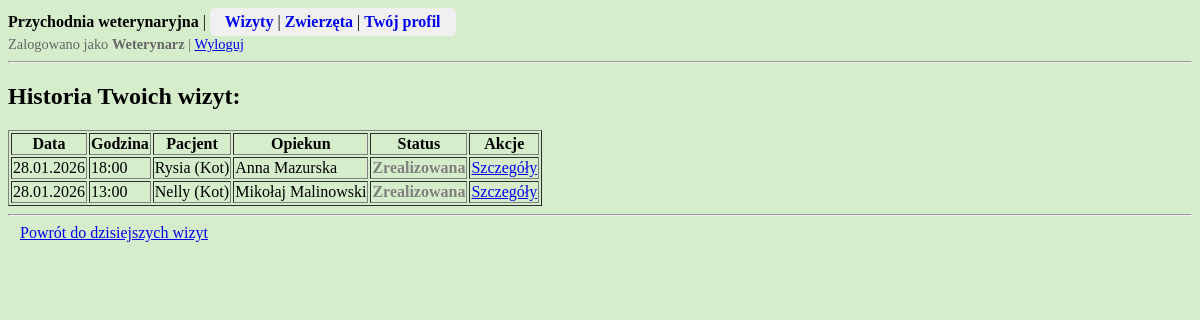
/przychodnia/wizyty/historia/ (signed in), run on the app's committed database.
### przychodnia/models.py (models this page shows, shortened)
class Wizyta(models.Model):
    zwierze = models.ForeignKey(Zwierze, on_delete = models.SET_NULL, null=True)
    weterynarz = models.ForeignKey(Weterynarz, on_delete = models.PROTECT)
    data_wizyty = models.DateField()
    godzina_wizyty = models.TimeField()
    status = models.IntegerField(choices = STATUS_WIZYTA.choices, default = STATUS_WIZYTA.Zaplanowana)
    notatka = models.TextField(blank = True)  # obowiązkowa dopiero po zrealizowaniu wizyty
    class Meta:
        verbose_name_plural = "Wizyty"
        ordering = ['data_wizyty', 'godzina_wizyty', 'status']

class Zwierze(models.Model):
    imie = models.CharField(max_length = 50)
    opiekun = models.ForeignKey(Opiekun, on_delete = models.CASCADE)
    gatunek = models.IntegerField(choices = GATUNEK.choices)
    plec = models.IntegerField(choices = PLEC_ZWIERZE.choices)
    data_urodzenia = models.DateField(blank = True, null = True)  # opcjonalnie
    data_dodania = models.DateTimeField(auto_now_add = True, editable = False)
    class Meta:
        verbose_name_plural = "Zwierzeta"
        ordering = ['opiekun__nazwisko', 'gatunek', 'imie']

class Opiekun(models.Model):
    user = models.OneToOneField(User, on_delete=models.CASCADE)  # polaczenie profilu opiekuna z kontem uzytkownika User
    imie = models.CharField(max_length = 50)
    nazwisko = models.CharField(max_length = 100)
    plec = models.IntegerField(choices = PLEC_OSOBA.choices, default = PLEC_OSOBA.Inna)
    data_dodania = models.DateTimeField(auto_now_add = True, editable = False)
    class Meta:
        verbose_name_plural = "Opiekunowie"
        ordering = ['nazwisko', 'imie']

### przychodnia/views.py (the view)
# urls.py: path('wizyty/historia/', views.historia_wizyt, name='historia-wizyt'),
@login_required
@opiekun_or_weterynarz_required
def historia_wizyt(request):
    user = request.user
    if hasattr(user, "opiekun"):
        wizyty = Wizyta.objects.filter(
            zwierze__opiekun=user.opiekun,  # opiekun: tylko zrealizowane wizyty swoich zwierząt
            status=STATUS_WIZYTA.Zrealizowana
        ).order_by('-data_wizyty', '-godzina_wizyty')
    elif hasattr(user, "weterynarz"):
        wizyty = Wizyta.objects.filter(
            weterynarz=user.weterynarz,  # weterynarz: tylko swoje zrealizowane wizyty
            status=STATUS_WIZYTA.Zrealizowana
        ).order_by('-data_wizyty', '-godzina_wizyty')
    return render(request, 'przychodnia/wizyty/historia_wizyt.html', {'wizyty': wizyty})

### przychodnia/permissions.py (called while the page is built)
def opiekun_or_weterynarz_required(view_func):
    @wraps(view_func)
    def wrapper(request, *args, **kwargs):
        if not (hasattr(request.user, 'opiekun') or hasattr(request.user, 'weterynarz')):
            return HttpResponseForbidden()
        return view_func(request, *args, **kwargs)
    return wrapper

### przychodnia/templates/przychodnia/wizyty/historia_wizyt.html (shortened to what this page needs)
{% extends "przychodnia/base.html" %}
{% block content %}
<h2>Historia Twoich wizyt:</h2>
{% if wizyty %}
    <table border="1">
        <tr>
            <th>Data</th>
            <th>Godzina</th>
            <th>Pacjent</th>
            {% if user.weterynarz %}<th>Opiekun</th>{% endif %}
            <th>Status</th>
            <th>Akcje</th>
        </tr>
        {% for wizyta in wizyty %}
        <tr>
            <td>{{ wizyta.data_wizyty|date:"d.m.Y" }}</td>
            <td>{{ wizyta.godzina_wizyty|time:"H:i" }}</td>
            <td>
                {% if wizyta.zwierze %}
                    {{ wizyta.zwierze.imie }} ({{ wizyta.zwierze.get_gatunek_display }})
                {% else %}
                    <span style="color: gray;">[Usunięte zwierzę]</span>
                {% endif %}
            </td>
            {% if user.weterynarz %}
                <td>
                    {% if wizyta.zwierze %}
                        {{ wizyta.zwierze.opiekun.imie }} {{ wizyta.zwierze.opiekun.nazwisko }}
                    {% else %}
                        <span style="color: gray; display: block; text-align: center;">-</span>
                    {% endif %}
                </td>
            {% endif %}
            <td>
                <span class="
                    {% if wizyta.status == 1 %}status-1
                    {% elif wizyta.status == 2 %}status-2
                    {% elif wizyta.status == 3 %}status-3
                    {% endif %}
                    ">
                {{ wizyta.get_status_display }}
                </span>
            </td>
            <td>
                <a href="{% url 'wizyta-detail' pk=wizyta.pk %}">Szczegóły</a>
            </td>
        </tr>
        {% endfor %}
    </table>
{% else %}
    <p>Brak zrealizowanych wizyt.</p>
{% endif %}
<hr>
{% if user.weterynarz %}
<a href="{% url 'dzisiejsze-wizyty' %}" style="padding: 6px 12px;">
    Powrót do dzisiejszych wizyt
</a>
{% endif %}
{% endblock %}

### przychodnia/static/css/przychodnia.css (style rules this page uses)
body { background-color: rgb(213, 237, 202); }

### przychodnia/templates/przychodnia/base.html (style rules this page uses)
.status-2 { color: gray; font-weight: bold; }

### data on the page
Wizyta: data_wizyty "28.01.2026", godzina_wizyty "18:00", zwierze.imie "Rysia", zwierze.gatunek "Kot", zwierze.opiekun.imie "Anna", zwierze.opiekun.nazwisko "Mazurska", status "Zrealizowana"
Wizyta: data_wizyty "28.01.2026", godzina_wizyty "13:00", zwierze.imie "Nelly", zwierze.gatunek "Kot", zwierze.opiekun.imie "Mikołaj", zwierze.opiekun.nazwisko "Malinowski", status "Zrealizowana"
